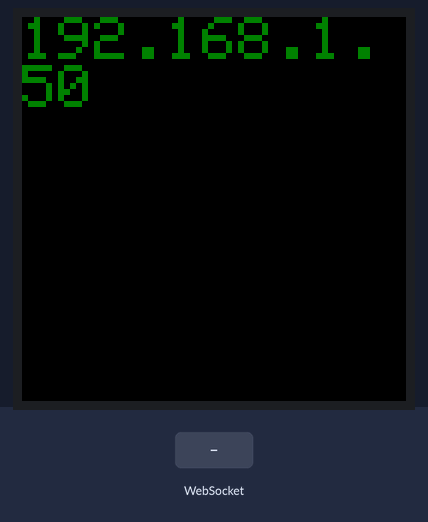
Simulated run of this sketch. Board: ESP32. Shown: 64×64 colour display. The inputs (shaded band) are chosen by the test bench. WiFi joins after 1.5 s; servers stay silent unless stated; what the sketch prints to the serial monitor is not drawn.

Above: at 2.3 s.
8.5 s: WebSocket text "1" received
Timing chart, 0 to 11.5 s (numbered marks = the images above; inputs shaded):
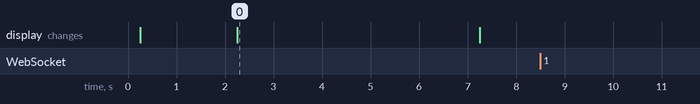

Measured:
- after the input at 8.5 s, every drawn part: stays the same
- what the display in image 0 shows lasts 5.0 s, from 2.3 s to 7.3 s

The sketch:

LedMatrix_websockets.ino
```cpp
#include <ESP32-HUB75-MatrixPanel-I2S-DMA.h>
#include <WiFi.h>
#include <WebSocketsServer.h>
#include <ArduinoJson.h>

/*--------------------- MATRIX GPIO CONFIG  -------------------------*/
#define R1_PIN 25
#define G1_PIN 26
#define B1_PIN 27
#define R2_PIN 14
#define G2_PIN 12
#define B2_PIN 13
#define A_PIN 23
#define B_PIN 22
#define C_PIN 5
#define D_PIN 17
#define E_PIN 32
#define LAT_PIN 4
#define OE_PIN 15
#define CLK_PIN 16

/*--------------------- MATRIX PANEL CONFIG -------------------------*/
#define PANEL_RES_X 64     // Number of pixels wide of each INDIVIDUAL panel module.
#define PANEL_RES_Y 64     // Number of pixels tall of each INDIVIDUAL panel module.
#define PANEL_CHAIN 1      // Total number of panels chained one to another

// Set matrix size
#define MATRIX_HEIGHT 64
#define MATRIX_WIDTH 64

//Custom pin mapping for all pins
HUB75_I2S_CFG::i2s_pins _pins={25, 26, 27, 14, 12, 13, 23, 22, 5, 17, 32, 4, 15, 16};

HUB75_I2S_CFG mxconfig(
  MATRIX_HEIGHT,          // width
  MATRIX_WIDTH,           // height
  PANEL_CHAIN,            // chain length
  _pins,                  // pin mapping
  HUB75_I2S_CFG::FM6126A  // driver chip
);

MatrixPanel_I2S_DMA *dma_display = nullptr;

// Init wifi
char ssid[] = "[your ssid]";
char pass[] = "[your password]";

WiFiServer server(20032);

WebSocketsServer webSocket = WebSocketsServer(81);

StaticJsonDocument<200> doc;

void setup()
{
 /************** SERIAL **************/
  Serial.begin(115200);
  delay(250);

  Serial.println("Starting Display...");

  dma_display = new MatrixPanel_I2S_DMA(mxconfig);

  dma_display->begin();
  dma_display->setBrightness8(90); //0-255

  IPAddress ip = InitServer();

  dma_display->setTextColor(0x0400);
  dma_display->println(ip);
  delay(5000);
  dma_display->clearScreen();

  webSocket.begin();
  webSocket.onEvent(webSocketEvent);
}

void loop()
{
  webSocket.loop();
}

// Custom methods
void clearScreen()
{
  dma_display->clearScreen();
}

void setPixel(int16_t xPos, int16_t yPos, uint8_t red, uint8_t green, uint8_t blue)
{
  dma_display->fillRect(xPos, yPos, 1, 1, red, green, blue);
}

IPAddress InitServer()
{
  Serial.print("Attempting to connect to Network named: ");
  Serial.println(ssid); // print the network name (SSID);

  WiFi.begin(ssid, pass);
  while (WiFi.status() != WL_CONNECTED) {
    Serial.print(".");
    delay(1000);
  }
  Serial.println("");
  IPAddress ip = WiFi.localIP();
  Serial.print("IP Address: ");
  Serial.println(ip);

  server.begin(); // start the server

  return ip;
}

void webSocketEvent(uint8_t num, WStype_t type, uint8_t * payload, size_t length)
{
  switch(type)
  {
    case WStype_DISCONNECTED:
      Serial.printf("[%u] Disconnected!\n", num);
      break;
    case WStype_CONNECTED:
      {
        IPAddress ip = webSocket.remoteIP(num);
        Serial.printf("[%u] Connected from %d.%d.%d.%d url: %s\n", num, ip[0], ip[1], ip[2], ip[3], payload);

        // send message to client
        webSocket.sendTXT(num, "Connected");
      }
      break;
    case WStype_TEXT:
        Serial.printf("[%u] get Text: %s\n", num, payload);

        // Deserialize the JSON document
        DeserializationError error = deserializeJson(doc, payload);

        // Test if parsing succeeds.
        if (error) {
          Serial.print(F("deserializeJson() failed: "));
          Serial.println(error.f_str());
          return;
        }

        int16_t xPos = doc["xpos"];
        int16_t yPos = doc["ypos"];
        uint8_t red = doc["red"];
        uint8_t green = doc["green"];
        uint8_t blue = doc["blue"];
        bool clear = doc["clear"];

        if (clear)
        {
          clearScreen();
        }
        else
        {
          setPixel(xPos, yPos, red, green, blue);
        }

      break;
  }
}
```
